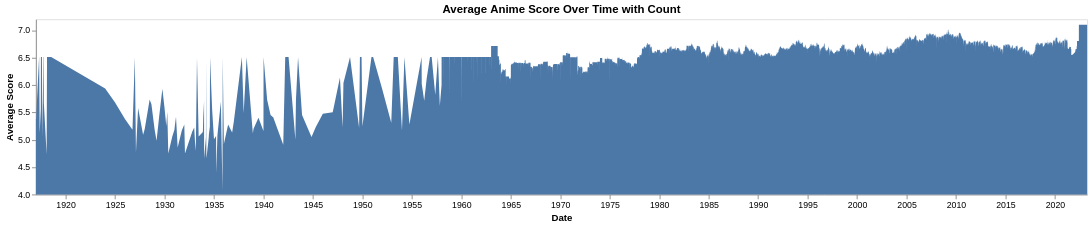

Notebook cell for this chart:
### Code cell
chart

### Figure 1 — Vega-Lite specification as saved in the notebook (floating-point values rounded to 4 significant figures; data arrays with more than 128 entries replaced by an {"elided": "..."} marker saying what was removed)
{"config": {"view": {"continuousWidth": 300, "continuousHeight": 300}, "axis": {"grid": false}}, "data": {"name": "data-c4c9e16e4334814913c32eeb9dbd8edd"}, "mark": {"type": "area"}, "encoding": {"tooltip": [{"field": "date", "type": "temporal"}, {"field": "avg_score", "type": "quantitative"}, {"field": "anime_count", "type": "quantitative"}], "x": {"axis": {"grid": false, "title": "Date"}, "field": "date", "type": "temporal"}, "y": {"axis": {"grid": false, "title": "Average Score"}, "field": "avg_score", "scale": {"clamp": true, "domain": [4, 7.2]}, "type": "quantitative"}}, "height": 200, "title": "Average Anime Score Over Time with Count", "width": 1200, "$schema": "https://vega.github.io/schema/vega-lite/v5.20.1.json", "datasets": {"data-c4c9e16e4334814913c32eeb9dbd8edd": {"elided": "23967 records"}}}
